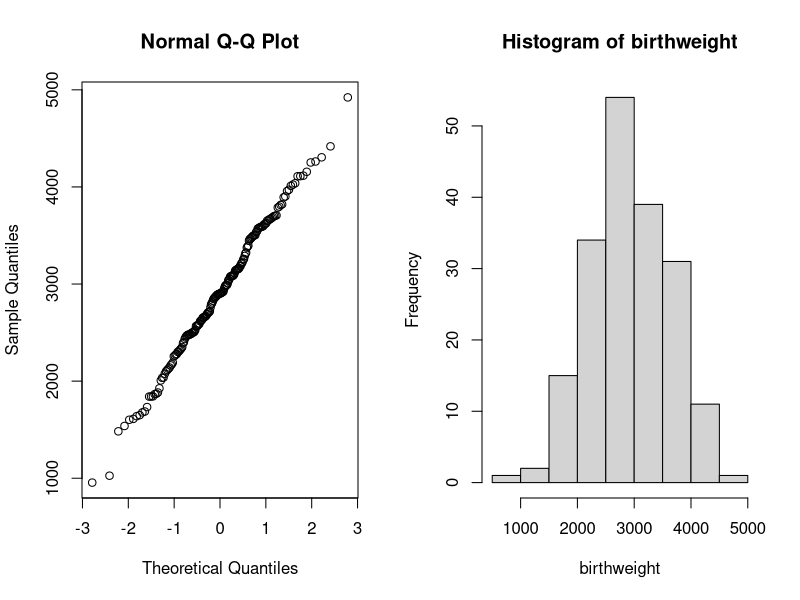
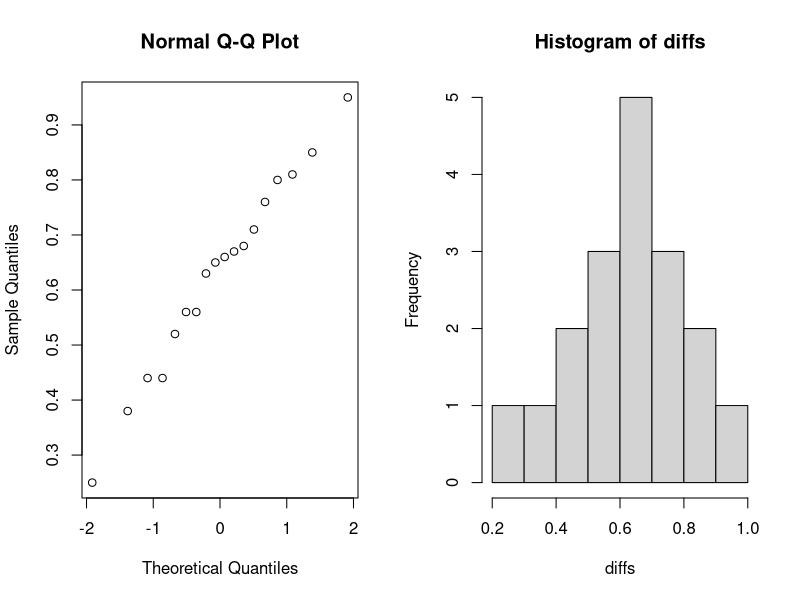
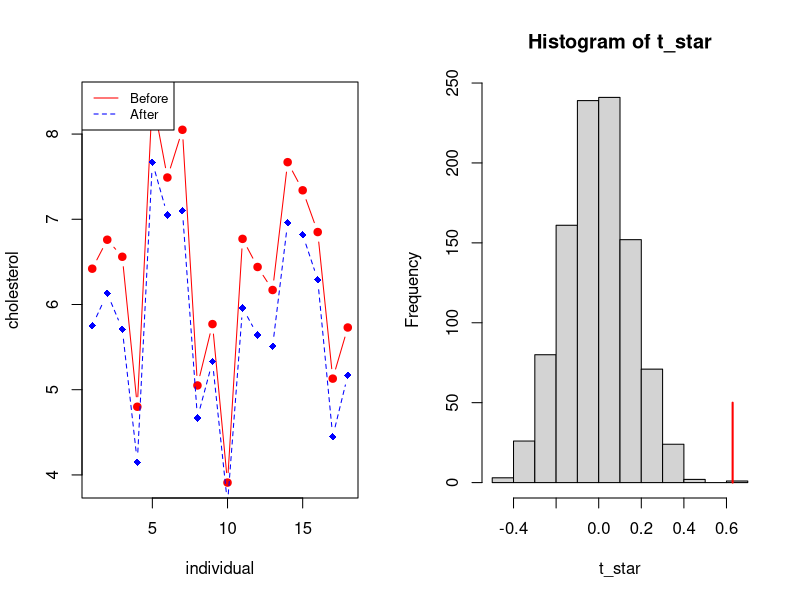
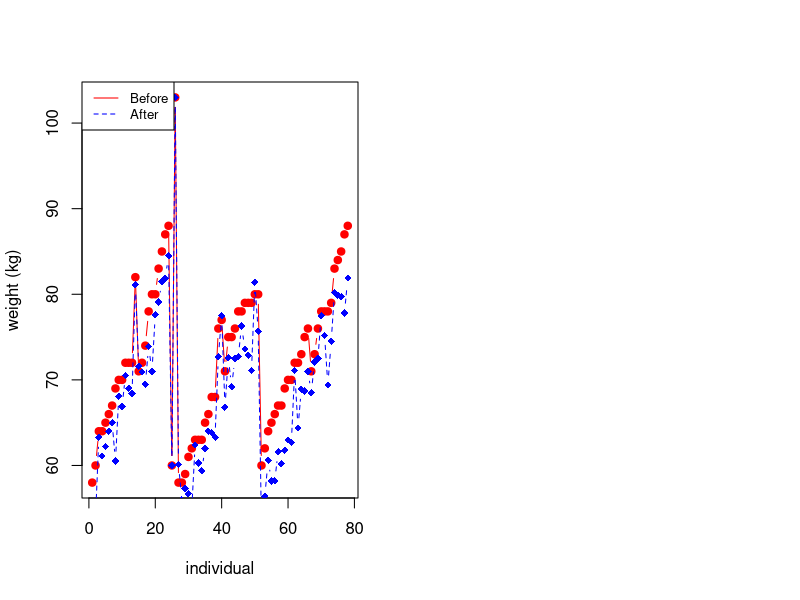
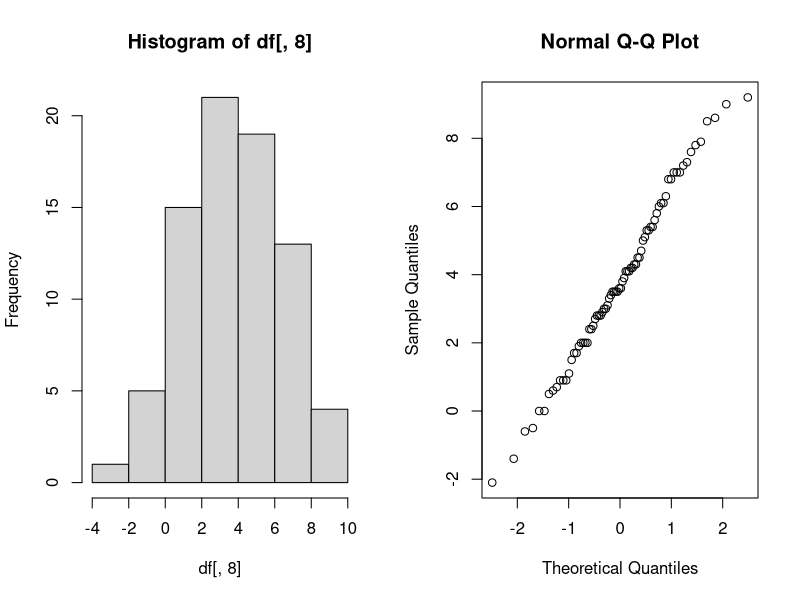
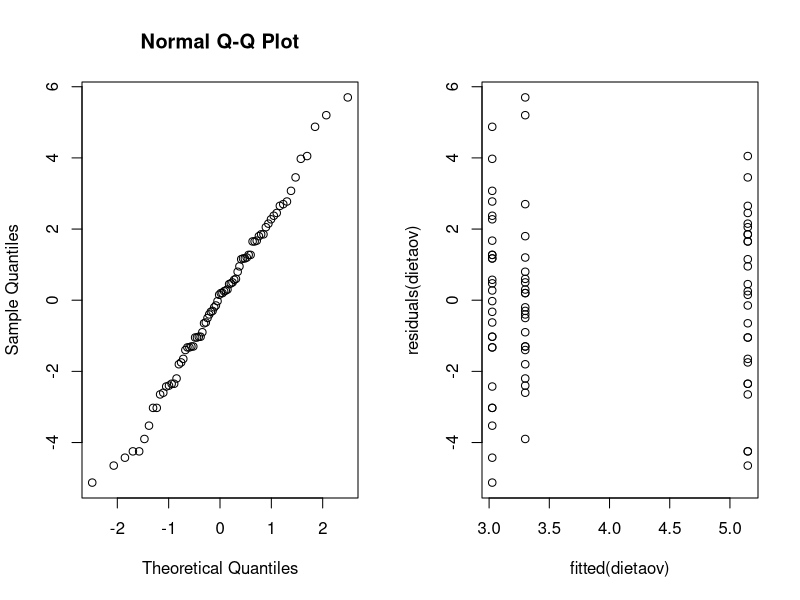
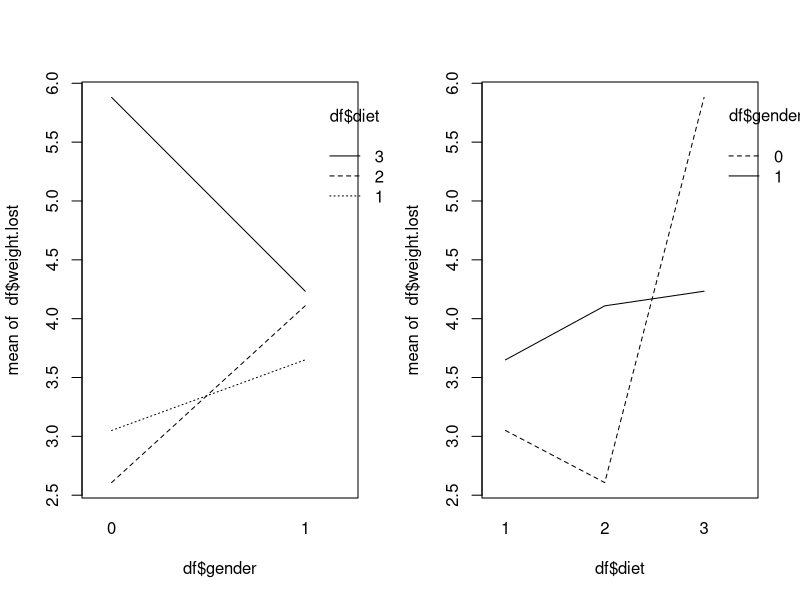
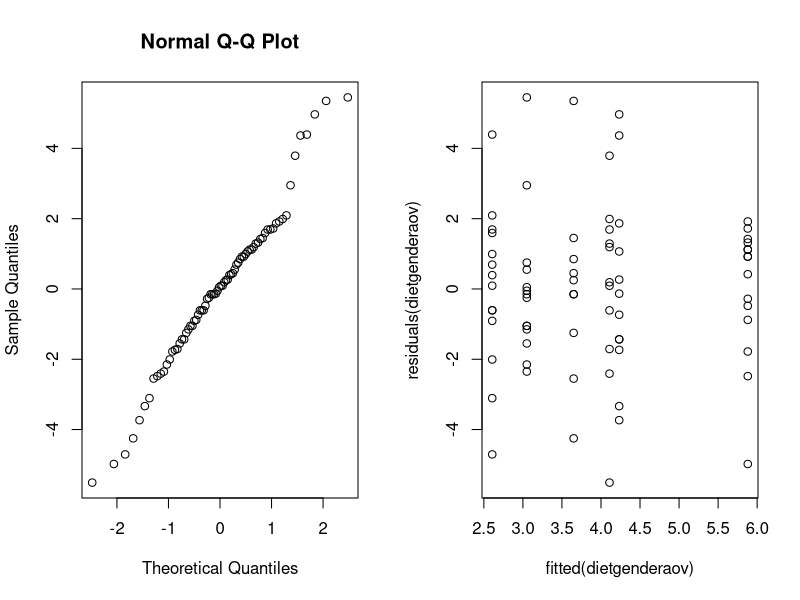

The R script that drew these images, in order:
## ---- chunk 1
options(digits=3)
## ---- chunk 2
birthweight <- readLines("data/birthweight.txt")
birthweight <- as.double(birthweight[2:length(birthweight)])
birthweight

# print(paste("Amount of observations: ", length(birthweight)))
## ---- chunk 3
birthweight_mean <- mean(birthweight)
print(paste("Mean of the sample: ", birthweight_mean))
## ---- chunk 4
par(mfrow=c(1,2))
qqnorm(y = birthweight)
hist(birthweight)
## ---- chunk 5
t.test(birthweight, conf.level = 0.96)
## ---- chunk 6
B <- 1000
alpha <- 0.04
T_star <- numeric(B)

for(i in 1:B) {
  X_star <- sample(birthweight, replace = TRUE)
  T_star[i] <- mean(X_star)
}

T_star_q2 <- quantile(T_star, alpha/2)
T_star_q98 <- quantile(T_star, 1 - alpha/2)

c(2*birthweight_mean - T_star_q98, 2*birthweight_mean - T_star_q2)
## ---- chunk 7
#sum(T_star<T_star_q2)
## ---- chunk 8
t.test(birthweight, alternative = "greater", mu=2800)
## ---- chunk 9
greater_weight <- as.integer(birthweight > 2800)
binom.test(sum(greater_weight), length(greater_weight), p=0.5, alt="g")
## ---- chunk 10
# library(pwr)
#pwr.t.test(n=188,d=NULL,sig.level=0.05,type="one.sample",alternative="greater")

B=1000; n=188 ; mu = 2900; stdev = sd(birthweight);
psign=numeric(B)
pttest=numeric(B)
for(i in 1:B) {
  x=rnorm(n, mean=mu, sd=stdev)
  pttest[i]=t.test(x, alternative = "g", mu=2800)[[3]]
  psign[i]=binom.test(sum(x>2800), n, p=0.5)[[3]]
}
## ---- chunk 11
sum(pttest<0.05)/B
## ---- chunk 12
sum(psign<0.05)/B
## ---- chunk 13

## ---- chunk 14
prop.test(c(61, 65), c(95, 93))
## ---- chunk 15
df <- as.data.frame(read.table("data/cholesterol.txt", header=TRUE))
head(df)
## ---- chunk 16
diffs <- df[, 1] - df[, 2]
diffs
qqnorm(diffs)
## ---- chunk 17
hist(diffs)
## ---- chunk 18
shapiro.test(diffs)
## ---- chunk 19
shapiro.test(df[, 1])
shapiro.test(df[, 2])
## ---- chunk 20
cor.test(df[, 1], df[, 2], method="pearson")
## ---- chunk 21
# Create a first line
plot(1:length(df[, 1]), df[, 1], type = "b", pch=19, col = "red", xlab = "individual", ylab = "cholesterol")
lines(1:length(df[, 2]), df[, 2], pch=18, col = "blue", type = "b", lty=2)
legend("topleft", legend=c("Before", "After"), col=c("red", "blue"), lty = 1:2, cex=0.8)
## ---- chunk 22
t.test(df[, 1], df[, 2], paired=2)
## ---- chunk 23
diff_mean <- function(x, y) {
  return(mean(x-y))
}

# original dataframe
stats <- diff_mean(df[, 1], df[, 2])
stats

B <- 1000
t_star <- numeric(B)

for (i in 1:B) {
  diff_star <- t(apply(cbind(df[, 1], df[, 2]), 1, sample))
  t_star[i] <- diff_mean(diff_star[, 1], diff_star[, 2])
}

hist(t_star)
# plot(rep(stats, 2), c(0, 50), col="red", lwd=2)
lines(rep(stats, 2), c(0, 50), col="red", lwd=2)
## ---- chunk 24
# calculating p-value
pl <- sum(t_star < stats) / B
pr <- sum(t_star > stats) / B

p <- 2*min(pl, pr)
p
## ---- chunk 25

mu <- mean(df[, 2])
mu # bar{x}

s <- sd(df[, 2])
s

theta_hat <- 2*mu - 3
theta_hat

alpha <- 0.05

n <- length(df[, 2])
t_alpha <- qt(1 - alpha/2, df=n)
t_alpha

theta_l <- theta_hat - t_alpha*s/sqrt(n)
theta_r <- theta_hat + t_alpha*s/sqrt(n)
c("[", theta_l,",", theta_r, "]")
## ---- chunk 26
t <- max(df[, 2])
t

n <- length(df[, 2])
n

for (theta in 3:12) {
  B <- 1000
  t_star <- numeric(B)
  
  for (i in 1:B) {
    x_star <- runif(n, min = 3, max = theta)
    t_star[i] <- max(x_star)
  }
  
  pl <- sum(t_star < t)/B
  pr <- sum(t_star > t)/B
  
  p <- 2* min(pl, pr)
  print(paste("Theta =", theta, ", ", p))
}
## ---- chunk 27
less_chol <- as.integer(df[, 2] < 6)
binom.test(sum(less_chol), length(less_chol), p=0.5, alt="g")
## ---- chunk 28
less_chol <- as.integer(df[, 2] < 4.5)
binom.test(sum(less_chol),length(less_chol),p=0.25, alt="l")
## ---- chunk 29
df <- as.data.frame(read.table("data/diet.txt", header=TRUE))
df["weight.lost"] <- df["preweight"] - df["weight6weeks"]
head(df)
## ---- chunk 30
plot(1:length(df[,5]), df[,5], type = "b", pch=19, col = "red", xlab = "individual", ylab = "weight (kg)")
lines(1:length(df[,7]), df[,7], pch=18, col = "blue", type = "b", lty=2)
legend("topleft", legend=c("Before", "After"), col=c("red", "blue"), lty = 1:2, cex=0.8)
## ---- chunk 31
t.test(df[,5], df[,7], paired=TRUE)
## ---- chunk 32
par(mfrow=c(1, 2))
hist(df[,8])
qqnorm(df[,8])
## ---- chunk 33
shapiro.test(df[,8])
## ---- chunk 34
df$diet <- as.factor(df$diet)
dietaov=lm(weight.lost~diet,data=df)
anova(dietaov)
summary(dietaov)
## ---- chunk 35
# Checking assumptions
qqnorm(residuals(dietaov))
plot(fitted(dietaov), residuals(dietaov))
## ---- chunk 36
kruskal.test(df$weight.lost, df$diet)
## ---- chunk 37
df$gender <- as.factor(df$gender)
dietgenderaov <- lm(weight.lost~gender*diet,data=df)
anova(dietgenderaov)
## ---- chunk 38
summary(dietgenderaov)
## ---- chunk 39
par(mfrow=c(1, 2))
interaction.plot(df$gender, df$diet, df$weight.lost)
interaction.plot(df$diet, df$gender, df$weight.lost)
## ---- chunk 40
genderaov <- lm(weight.lost~gender,data=df)
anova(genderaov)
summary(genderaov)
## ---- chunk 41
# Checking assumptions
par(mfrow=c(1, 2))
qqnorm(residuals(dietgenderaov))
plot(fitted(dietgenderaov), residuals(dietgenderaov))
## ---- chunk 42
print(paste('Diet 1:', dietaov$coefficients[1]))
print(paste('Diet 2:', dietaov$coefficients[1] + dietaov$coefficients[2]))
print(paste('Diet 3:', dietaov$coefficients[1] + dietaov$coefficients[3]))
## ---- chunk 43
require("MASS")
## ---- chunk 44
B <- 6; P <- 4; T <- 3

process <- c()
for (i in 1:B) {
  block <- c()
  for (tr in 1:T) {
    block <- cbind(block, as.numeric(sample(1:P) > 2))
  }
  process <- rbind(process, block)
}

process <- t(process)
rownames(process) <- c("N", "P", "K")
colnames(process) <- paste0(rep(1:6, each=4), paste0(".", rep(1:4, 6)))
process
## ---- chunk 45
interaction.plot(npk$block, npk$N, npk$yield, ylab='average yield', xlab='block', main='Average yield per block', legend=FALSE)
legend("topright", c("yes", "no"), title="N presence", lwd=1, lty=c(1, 2))
## ---- chunk 46
n_block_lm <- lm(yield~block*N, data=npk)
anova(n_block_lm)
## ---- chunk 47
summary(n_block_lm)
## ---- chunk 48
lm <- lm(yield~block+N, data=npk)
anova(lm)
## ---- chunk 49
par(mfrow=c(1, 2))
qqnorm(residuals(lm))
plot(fitted(lm), residuals(lm))
## ---- chunk 50
npklm1 <- lm(yield~P + K + block*N, data=npk)
npklm2 <- lm(yield~N + K + block*P, data=npk)
npklm3 <- lm(yield~N + P + block*K, data=npk)
npklm4 <- lm(yield~block + N + P + K, data=npk)
npklm5 <- lm(yield~N + P + K, data=npk)
## ---- chunk 51
print('Y ~ P + K + block*N')
anova(npklm1)
## ---- chunk 52
print('Y ~ N + K + block*P')
anova(npklm2)
## ---- chunk 53
print('Y ~ N + P + block*K')
anova(npklm3)
## ---- chunk 54
print('Y ~ block + N + P + K')
anova(npklm4)
## ---- chunk 55
npklm5 <- lm(yield~block + N + K, data=npk)
anova(npklm5)
## ---- chunk 56
par(mfrow=c(1, 2))
qqnorm(residuals(npklm4))
plot(fitted(npklm4), residuals(npklm4))
## ---- chunk 57
par(mfrow=c(1, 2))
qqnorm(residuals(npklm5))
plot(fitted(npklm5), residuals(npklm5))
## ---- chunk 58
require(lme4)
npklmer <- lmer(yield~N+(1|block), REML=FALSE, data=npk)
npklmer1 <- lmer(yield~(1|block), REML=FALSE, data=npk)
anova(npklmer1, npklmer)
